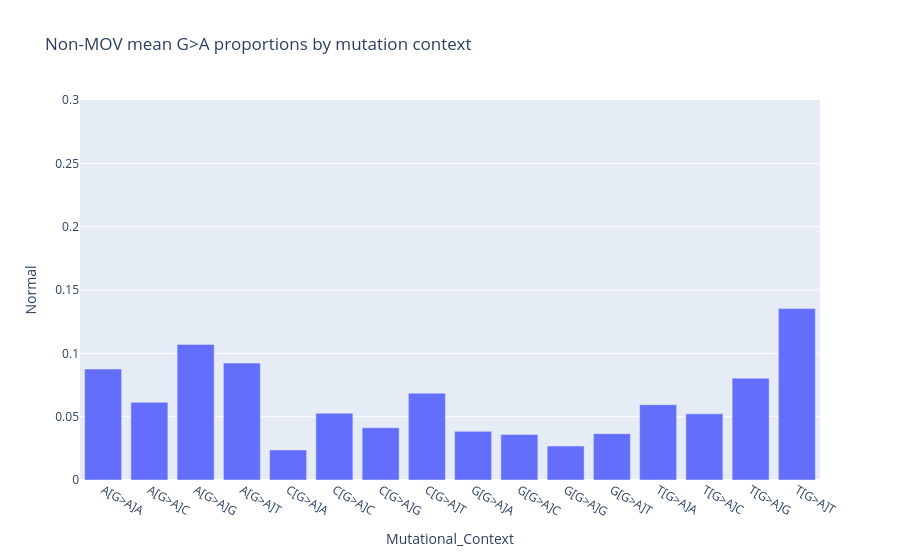

Here is the notebook cell this chart was saved with:
### Code cell
fig = px.bar(df, x='Mutational_Context', y='Normal',
    title='Non-MOV mean G>A proportions by mutation context')
fig.layout.yaxis.range=[0,0.3]
fig.show()

### Figure 1 — Plotly figure (JSON) as saved in the notebook; plotly's stock layout.template omitted (floating-point values rounded to 4 significant figures)
{"data": [{"hovertemplate": "Mutational_Context=%{x}<br>Normal=%{y}<extra></extra>", "legendgroup": "", "marker": {"color": "#636efa", "pattern": {"shape": ""}}, "name": "", "orientation": "v", "showlegend": false, "textposition": "auto", "type": "bar", "x": ["A[G>A]A", "A[G>A]C", "A[G>A]G", "A[G>A]T", "C[G>A]A", "C[G>A]C", "C[G>A]G", "C[G>A]T", "G[G>A]A", "G[G>A]C", "G[G>A]G", "G[G>A]T", "T[G>A]A", "T[G>A]C", "T[G>A]G", "T[G>A]T"], "xaxis": "x", "y": [0.08763, 0.06133, 0.1071, 0.09232, 0.02376, 0.05272, 0.0413, 0.06855, 0.03839, 0.03592, 0.02683, 0.03661, 0.05951, 0.05231, 0.08042, 0.1353], "yaxis": "y"}], "layout": {"barmode": "relative", "legend": {"tracegroupgap": 0}, "title": {"text": "Non-MOV mean G>A proportions by mutation context"}, "xaxis": {"anchor": "y", "domain": [0, 1], "title": {"text": "Mutational_Context"}}, "yaxis": {"anchor": "x", "domain": [0, 1], "range": [0, 0.3], "title": {"text": "Normal"}}}}
